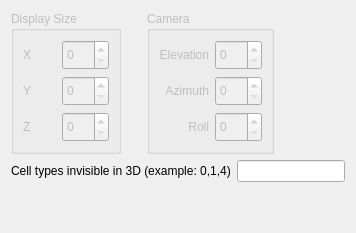
     <widget class="QWidget" name="tab_3D">
      <attribute name="title">
       <string>3D</string>
      </attribute>
      <layout class="QVBoxLayout" name="verticalLayout_22">
       <item>
        <layout class="QHBoxLayout" name="horizontalLayout_2">
         <item>
          <widget class="QGroupBox" name="groupBox">
           <property name="enabled">
            <bool>false</bool>
           </property>
           <property name="minimumSize">
            <size>
             <width>110</width>
             <height>0</height>
            </size>
           </property>
           <property name="title">
            <string>Display Size</string>
           </property>
           <property name="flat">
            <bool>false</bool>
           </property>
           <layout class="QVBoxLayout" name="verticalLayout_28">
            <item>
             <layout class="QGridLayout" name="gridLayout_5">
              <item row="0" column="0">
               <widget class="QLabel" name="label">
                <property name="text">
                 <string>X</string>
                </property>
               </widget>
              </item>
              <item row="0" column="1">
               <widget class="QSpinBox" name="spinBox">
                <property name="minimumSize">
                 <size>
                  <width>25</width>
                  <height>30</height>
                 </size>
                </property>
                <property name="specialValueText">
                 <string/>
                </property>
                <property name="maximum">
                 <number>999</number>
                </property>
               </widget>
              </item>
              <item row="1" column="0">
               <widget class="QLabel" name="label_2">
                <property name="text">
                 <string>Y</string>
                </property>
               </widget>
              </item>
              <item row="1" column="1">
               <widget class="QSpinBox" name="spinBox_2">
                <property name="minimumSize">
                 <size>
                  <width>0</width>
                  <height>30</height>
                 </size>
                </property>
                <property name="maximum">
                 <number>999</number>
                </property>
               </widget>
              </item>
              <item row="2" column="0">
               <widget class="QLabel" name="label_3">
                <property name="text">
                 <string>Z</string>
                </property>
               </widget>
              </item>
              <item row="2" column="1">
               <widget class="QSpinBox" name="spinBox_3">
                <property name="minimumSize">
                 <size>
                  <width>0</width>
                  <height>30</height>
                 </size>
                </property>
                <property name="maximum">
                 <number>999</number>
                </property>
               </widget>
              </item>
             </layout>
            </item>
           </layout>
          </widget>
         </item>
         <item>
          <spacer name="horizontalSpacer_2">
           <property name="orientation">
            <enum>Qt::Horizontal</enum>
           </property>
           <property name="sizeType">
            <enum>QSizePolicy::Fixed</enum>
           </property>
           <property name="sizeHint" stdset="0">
            <size>
             <width>20</width>
             <height>17</height>
            </size>
           </property>
          </spacer>
         </item>
         <item>
          <widget class="QGroupBox" name="groupBox_3">
           <property name="enabled">
            <bool>false</bool>
           </property>
           <property name="title">
            <string>Camera</string>
           </property>
           <property name="flat">
            <bool>false</bool>
           </property>
           <layout class="QVBoxLayout" name="verticalLayout_7">
            <item>
             <layout class="QGridLayout" name="gridLayout_3">
              <item row="0" column="0">
               <widget class="QLabel" name="label_4">
                <property name="text">
                 <string>Elevation</string>
                </property>
                <property name="alignment">
                 <set>Qt::AlignRight|Qt::AlignTrailing|Qt::AlignVCenter</set>
                </property>
               </widget>
              </item>
              <item row="0" column="1">
               <widget class="QSpinBox" name="spinBox_6">
                <property name="minimumSize">
                 <size>
                  <width>0</width>
                  <height>30</height>
                 </size>
                </property>
                <property name="specialValueText">
                 <string/>
                </property>
                <property name="maximum">
                 <number>999</number>
                </property>
               </widget>
              </item>
              <item row="1" column="0">
               <widget class="QLabel" name="label_7">
                <property name="text">
                 <string>Azimuth</string>
                </property>
                <property name="alignment">
                 <set>Qt::AlignRight|Qt::AlignTrailing|Qt::AlignVCenter</set>
                </property>
               </widget>
              </item>
              <item row="1" column="1">
               <widget class="QSpinBox" name="spinBox_7">
                <property name="minimumSize">
                 <size>
                  <width>0</width>
                  <height>30</height>
                 </size>
                </property>
                <property name="maximum">
                 <number>999</number>
                </property>
               </widget>
              </item>
              <item row="2" column="0">
               <widget class="QLabel" name="label_8">
                <property name="text">
                 <string>Roll</string>
                </property>
                <property name="alignment">
                 <set>Qt::AlignRight|Qt::AlignTrailing|Qt::AlignVCenter</set>
                </property>
               </widget>
              </item>
              <item row="2" column="1">
               <widget class="QSpinBox" name="spinBox_8">
                <property name="minimumSize">
                 <size>
                  <width>0</width>
                  <height>30</height>
                 </size>
                </property>
                <property name="maximum">
                 <number>999</number>
                </property>
               </widget>
              </item>
             </layout>
            </item>
           </layout>
          </widget>
         </item>
         <item>
          <spacer name="horizontalSpacer_5">
           <property name="orientation">
            <enum>Qt::Horizontal</enum>
           </property>
           <property name="sizeHint" stdset="0">
            <size>
             <width>18</width>
             <height>20</height>
            </size>
           </property>
          </spacer>
         </item>
        </layout>
       </item>
       <item>
        <layout class="QHBoxLayout" name="horizontalLayout_27">
         <item>
          <widget class="QLabel" name="label_31">
           <property name="text">
            <string>Cell types invisible in 3D (example: 0,1,4)</string>
           </property>
          </widget>
         </item>
         <item>
          <widget class="QLineEdit" name="cellTypesInvisibleList">
           <property name="toolTip">
            <string>&lt;html&gt;&lt;head/&gt;&lt;body&gt;&lt;p&gt;comma-sepoarated list of cell type numbers that shuold not be rendered in 3D. Usually you do not want to display medium so at the very least this list should have '0' element in it&lt;/p&gt;&lt;/body&gt;&lt;/html&gt;</string>
           </property>
          </widget>
         </item>
        </layout>
       </item>
       <item>
        <spacer name="verticalSpacer_3">
         <property name="orientation">
          <enum>Qt::Vertical</enum>
         </property>
         <property name="sizeHint" stdset="0">
          <size>
           <width>20</width>
           <height>40</height>
          </size>
         </property>
        </spacer>
       </item>
      </layout>
     </widget>
